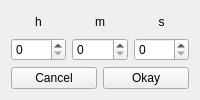
<?xml version="1.0" encoding="UTF-8"?>
<ui version="4.0">
 <class>addTimerDialog</class>
 <widget class="QWidget" name="addTimerDialog">
  <property name="geometry">
   <rect>
    <x>0</x>
    <y>0</y>
    <width>200</width>
    <height>100</height>
   </rect>
  </property>
  <property name="windowTitle">
   <string>Form</string>
  </property>
  <layout class="QGridLayout" name="gridLayout">
   <item row="0" column="1">
    <widget class="QLabel" name="label_2">
     <property name="text">
      <string>m</string>
     </property>
     <property name="alignment">
      <set>Qt::AlignCenter</set>
     </property>
    </widget>
   </item>
   <item row="0" column="2">
    <widget class="QLabel" name="label_3">
     <property name="text">
      <string>s</string>
     </property>
     <property name="alignment">
      <set>Qt::AlignCenter</set>
     </property>
    </widget>
   </item>
   <item row="2" column="0" colspan="3">
    <layout class="QHBoxLayout" name="horizontalLayout">
     <item>
      <widget class="QPushButton" name="cancelButton">
       <property name="text">
        <string>Cancel</string>
       </property>
      </widget>
     </item>
     <item>
      <widget class="QPushButton" name="okayButton">
       <property name="text">
        <string>Okay</string>
       </property>
      </widget>
     </item>
    </layout>
   </item>
   <item row="1" column="0">
    <widget class="QSpinBox" name="hoursSpinBox"/>
   </item>
   <item row="1" column="2">
    <widget class="QSpinBox" name="secSpinBox">
     <property name="maximum">
      <number>59</number>
     </property>
    </widget>
   </item>
   <item row="1" column="1">
    <widget class="QSpinBox" name="minutesSpinBox">
     <property name="maximum">
      <number>59</number>
     </property>
    </widget>
   </item>
   <item row="0" column="0">
    <widget class="QLabel" name="label">
     <property name="text">
      <string>h</string>
     </property>
     <property name="alignment">
      <set>Qt::AlignCenter</set>
     </property>
    </widget>
   </item>
  </layout>
 </widget>
 <resources/>
 <connections/>
</ui>
